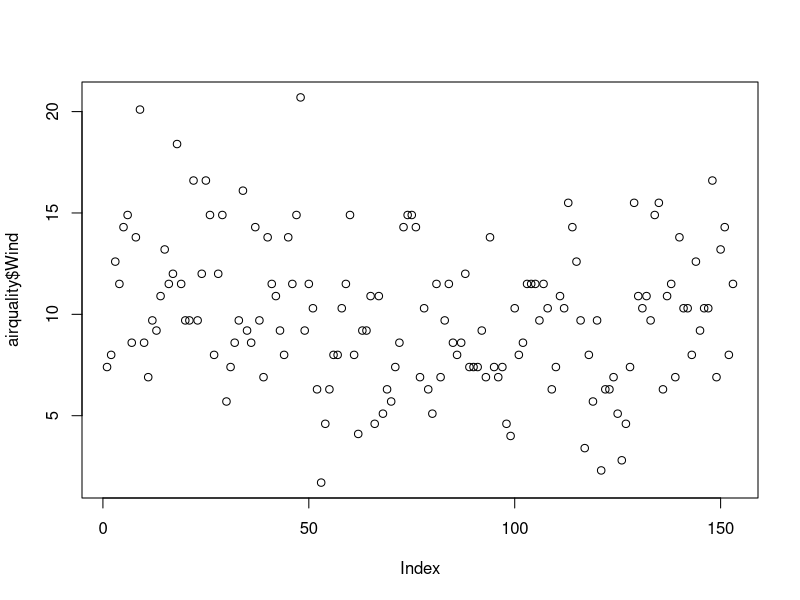
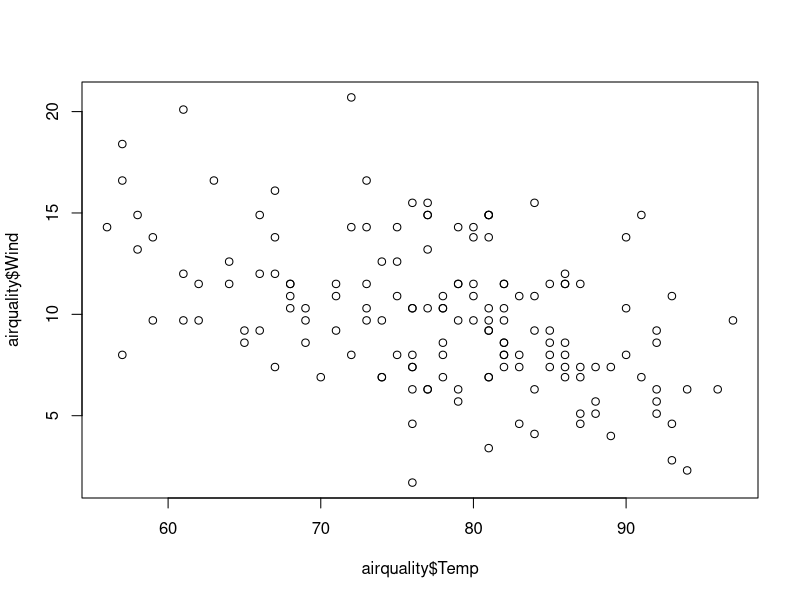
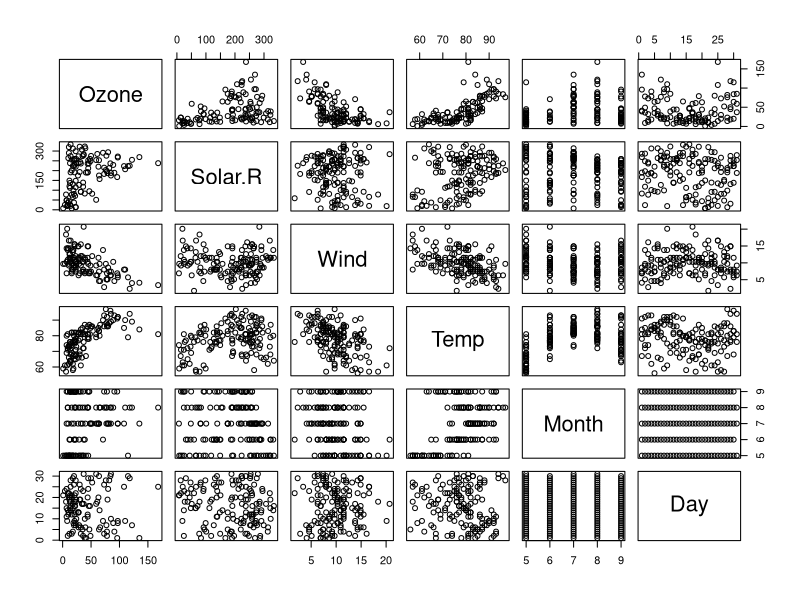
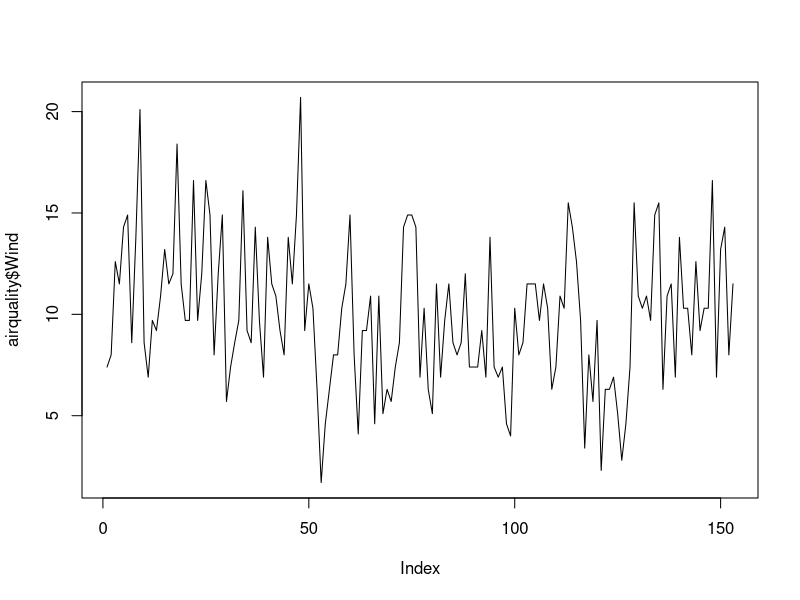
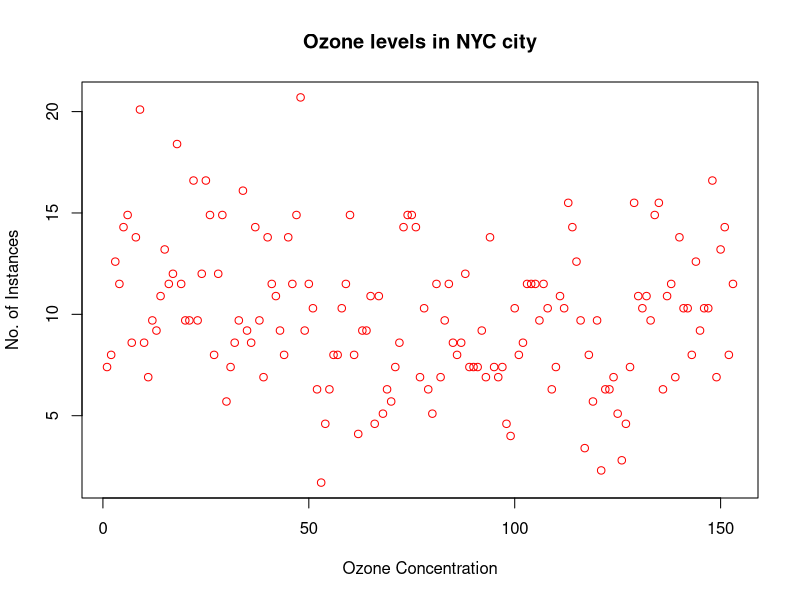
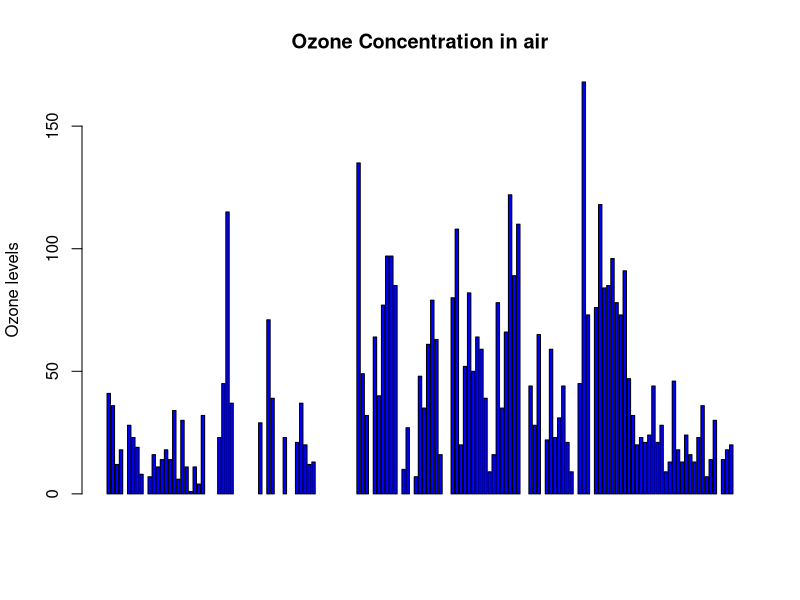
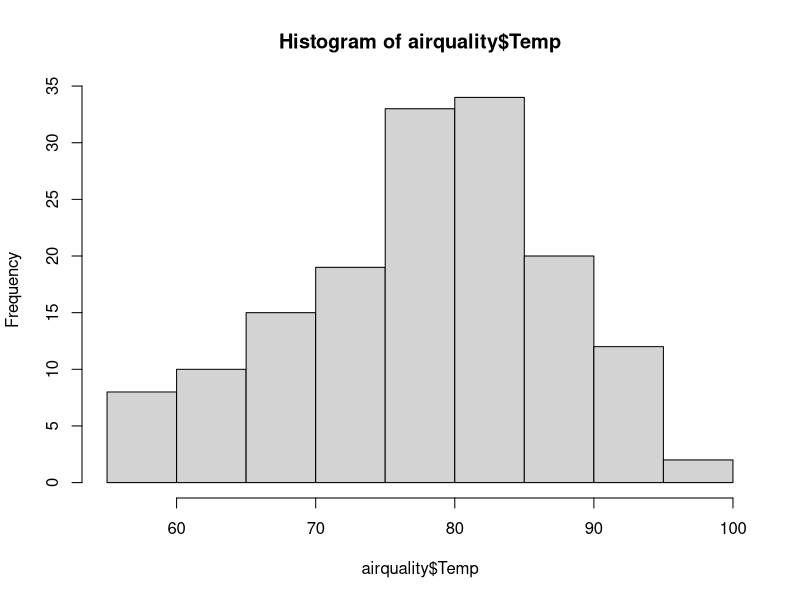
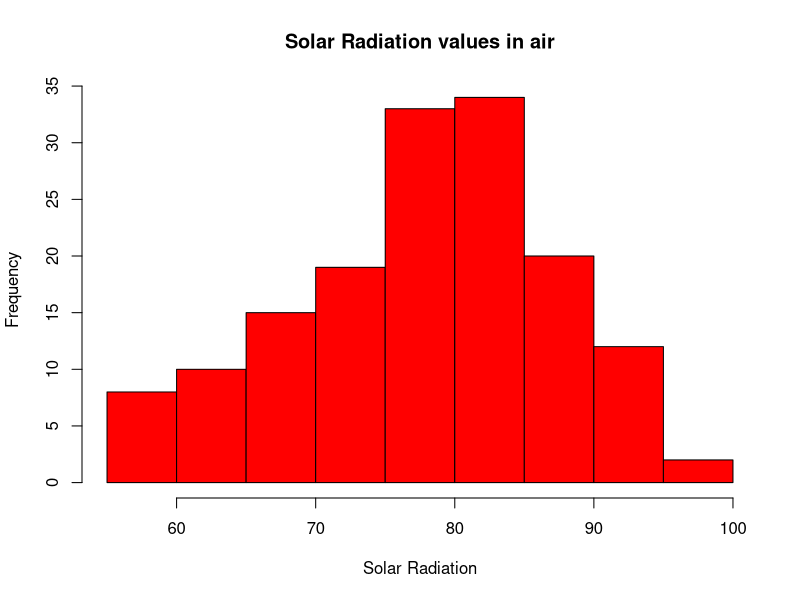

These figures' R source, in order:

###########Descriptive visualization on airquality dataset############

airquality<-datasets::airquality

head(airquality,10)
tail(airquality,10)

airquality[,c(1,2)]

df<-airquality[,-6]

#---------------------------------------------------------------

#summary()-gives the summarized statistics of the dataset

summary(airquality[,1]) #gives the summarized statistics for all the rows in the 1st column
summary(airquality$Wind) #gives the summarized statistics for only the "Wind" column
summary(airquality) #gives the summarized statistics for the entire airquality dataset

#---------------------------------------------------------------

#plot()
#plot types- p:points,l:lines, b:both
#by default,the plot type is "point"
#xlab- name of the x-axis
#ylab- name of the y-axis
#main- main heading of the plot

plot(airquality$Wind)#performs scatter plot for "Wind" column->single variable plot
plot(airquality$Temp, airquality$Wind,type="p") #"point" type graph plotted for "Temp" versus "Wind" column
plot(airquality) #performs scatter plot for the entire dataset
plot(airquality$Wind,type="l") #"line" type graph plotted for "Wind" column
plot(airquality$Wind,xlab='Ozone Concentration', ylab='No. of Instances',main='Ozone levels in NYC city',col='red') #red coloured scatter plot performed for "Wind" column with x-axis named as "Ozone Concentration", y-axis named as "No.of Instances", main plot named as "Ozone levels in NYC city"

#---------------------------------------------------------------

#barplot()
#Vertical barplot- horiz=F
#Horizontal barplot- horiz=T

barplot(airquality$Ozone,main='Ozone Concentration in air',ylab='Ozone levels',col='blue',horiz=F,axes=T)

#---------------------------------------------------------------

#hist()-Histogram
hist(airquality$Temp)
hist(airquality$Temp,main='Solar Radiation values in air',xlab='Solar Radiation',col='red')

#---------------------------------------------------------------

#boxplot()

#single boxplot
boxplot(airquality$Wind,main='Single boxplot') #boxplot for "Wind" column

#multiple boxplot
boxplot(airquality[,1:4],main='Multiple boxplot') #boxplot for all the rows from 1st to 4th column->multiple boxplot

#----------------------------------------------------------------

#to combine mulitple plots in one window then the following functions are used
#par()- displays mutiple graphs in a single plot by some graphical parameters
#mfrow- no.of rows and columns in subplot
#mar()- margin of the grid
#las- position of the labels(las:1 for horizontal, las:0 for vertical)
#bty()- box around the plot(bty:o for complete box)

par(mfrow=c(3,3), mar=c(2,5,2,1), las=0, bty="o")
plot(airquality$Ozone)
plot(airquality$Ozone, airquality$Wind)
plot(airquality$Ozone, type="l")
plot(airquality$Ozone, type="p")
plot(airquality$Ozone, type="b")

barplot(airquality$Ozone, main='Ozone Concentration in air', xlab='Ozone levels',col='green',horiz=T) #horiz=T-horizontal barplot

hist(airquality$Solar.R)

boxplot(airquality$Solar.R,main='Single boxplot')
boxplot(airquality[,0:4],main='Multiple box plots')

##########-----------------------------------------##########